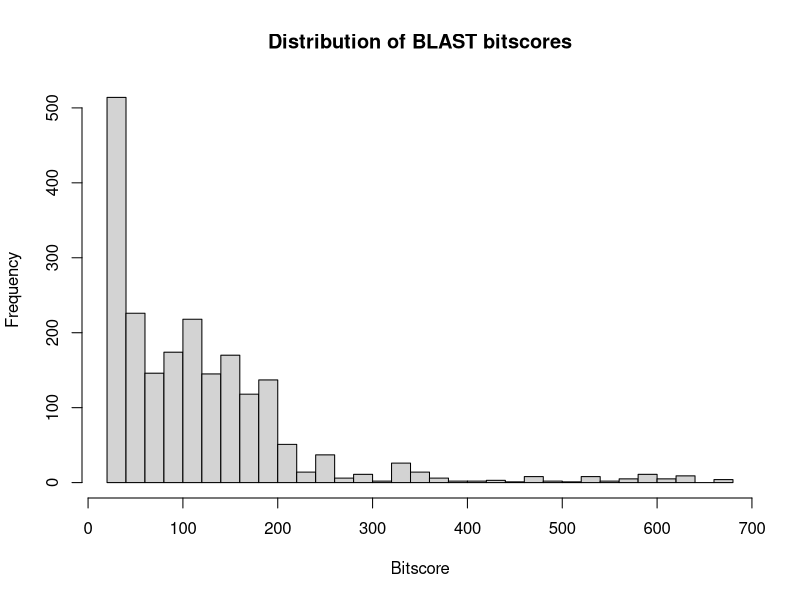
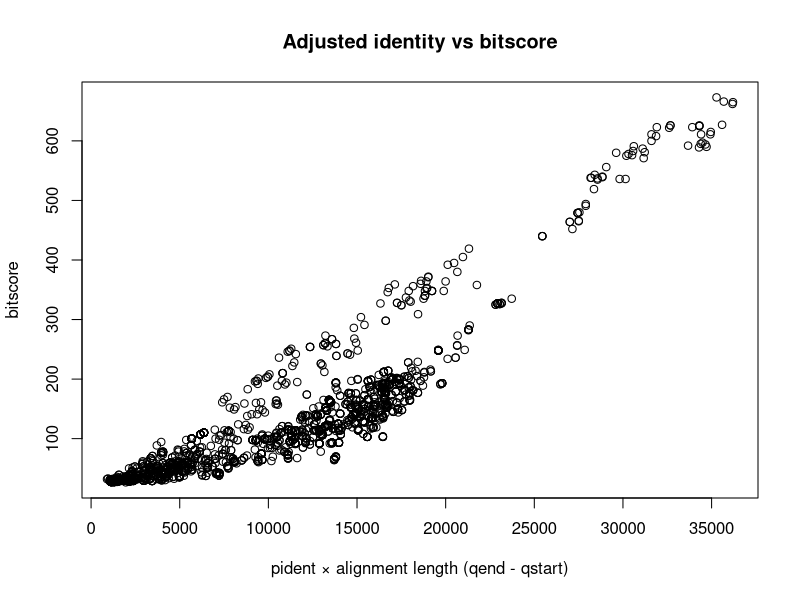
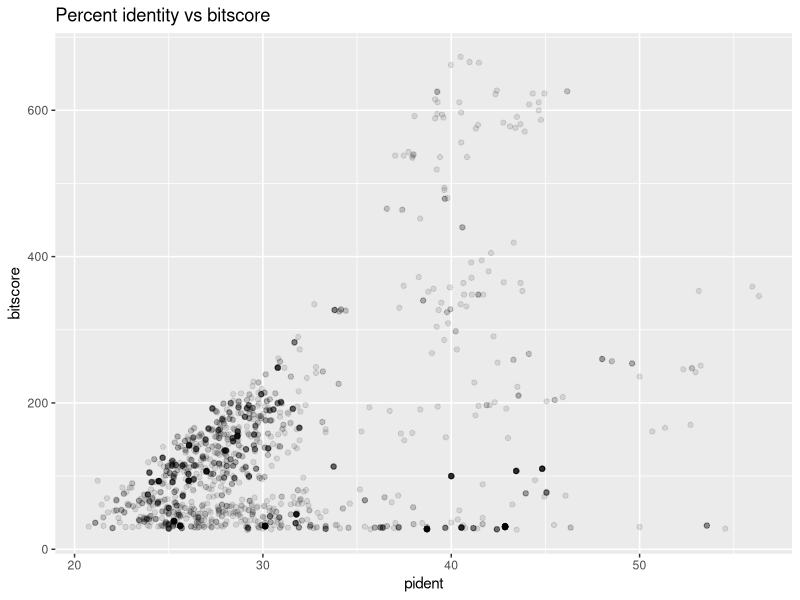
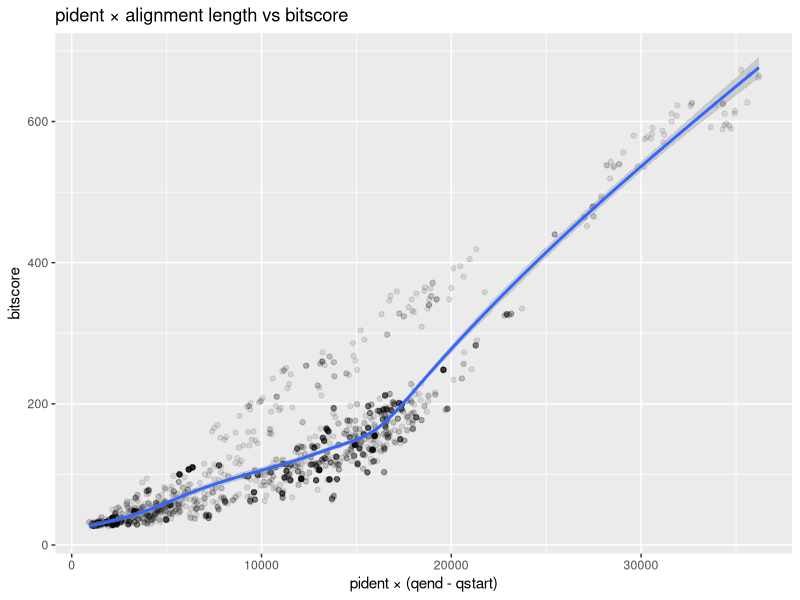

Source code (R) for these figures, in order:
## ---- chunk 1
b <- read.table("mm-second.x.zebrafish.tsv",
                sep = "\t",
                header = FALSE,
                stringsAsFactors = FALSE)
## ---- chunk 2
colnames(b) <- c(
  "qseqid", "sseqid", "pident", "length",
  "mismatch", "gapopen", "qstart", "qend",
  "sstart", "send", "evalue", "bitscore"
)
## ---- chunk 3
head(b)
str(b)
## ---- chunk 4
hist(b$bitscore,
     breaks = 30,
     main = "Distribution of BLAST bitscores",
     xlab = "Bitscore")
## ---- chunk 5
adj_identity <- b$pident * (b$qend - b$qstart)

plot(adj_identity, b$bitscore,
     xlab = "pident × alignment length (qend - qstart)",
     ylab = "bitscore",
     main = "Adjusted identity vs bitscore")
## ---- chunk 6
library(ggplot2)
## ---- chunk 7
ggplot(b, aes(x = pident, y = bitscore)) +
  geom_point(alpha = 0.1) +
  labs(title = "Percent identity vs bitscore")
## ---- chunk 8
ggplot(b, aes(x = pident * (qend - qstart), y = bitscore)) +
  geom_point(alpha = 0.1) +
  geom_smooth() +
  labs(title = "pident × alignment length vs bitscore",
       x = "pident × (qend - qstart)",
       y = "bitscore")
